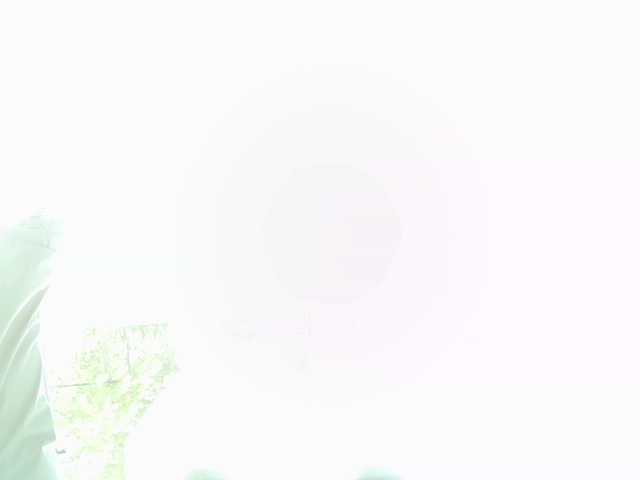
#> input picture frame/1747467197.jpg, 640 x 480 px, given in place of the camera
$ python 'color - test.py'
#> lines starting #> are read from the running program, lines starting #| are printed output that depends on the picture
import cv2
import numpy as np
##from dora import Node
import pyarrow as pa
import sys
import os

# 添加项目根目录到 Python 路径
sys.path.append(os.path.dirname(os.path.dirname(os.path.abspath(__file__))))

# 现在可以正常导入
from untils.untils import Calculate


def process_image(data, metadata):
    """处理图像数据，支持不同编码格式"""
    # 转换为 NumPy 数组
    np_array = data.to_numpy()

    # 根据编码处理数据
    encoding = metadata["encoding"]
    if encoding in ["bgr8", "rgb8"]:
        # 原始像素格式
        height = metadata["height"]
        width = metadata["width"]
        image = np_array.reshape((height, width, 3))
        if encoding == "rgb8":
            image = cv2.cvtColor(image, cv2.COLOR_RGB2BGR)
    elif encoding in ["jpeg", "png"]:
        # 压缩格式，需要解码
        byte_data = np_array.tobytes()
        image = cv2.imdecode(np.frombuffer(byte_data, np.uint8), cv2.IMREAD_COLOR)
    else:
        return None

    return image


class ColorDetector:
    def __init__(
        self,
        lower_hsv,
        upper_hsv,
        ratio_value=0.0322265625,
        min_area=300,
        max_area=10000,
    ):
        """
        颜色识别器构造函数
        :param lower_hsv: HSV 颜色空间下限阈值 (list/tuple)
        :param upper_hsv: HSV 颜色空间上限阈值 (list/tuple)
        :param min_area: 最小识别区域面积（过滤噪声）
        """
        self.lower = np.array(lower_hsv)
        self.upper = np.array(upper_hsv)
        self.min_area = min_area
        self.max_area = max_area
        self.kernel = cv2.getStructuringElement(cv2.MORPH_ELLIPSE, (5, 5))
        # 锁眼位置
        self.recet_pos = (210, 354, 100, 100)
        self.center = (278, 298)
        #  图片的高和宽
        self.h = 480
        self.w = 640
        self.ratio_value = ratio_value

    def set_threshold(self, lower_hsv, upper_hsv):
        """动态设置颜色阈值范围"""
        self.lower = np.array(lower_hsv)
        self.upper = np.array(upper_hsv)

    def ratio(self, h, w):
        """
        计算轮廓的长宽比
        :param height:
        :param width:
        :return: 长宽比列表
        """
        return (h / self.h) * w / self.w

    def process(self, frame):
        """处理图像帧以识别单个网球。

        该方法对输入图像进行预处理、颜色阈值分割和轮廓检测，以识别单个网球。
        当检测到多个符合条件的轮廓时，会选择面积最大的一个作为网球。

        Args:
            frame: 输入的图像帧，BGR 格式的 numpy 数组。

        Returns:
            tuple: 包含三个元素:
                - processed_frame: 处理后的图像，带有标记的网球位置。
                - centers: 网球中心点坐标列表，格式为 [(x, y)]。
                - mask: 二值化掩膜图像。

        Raises:
            None
        """
        # 预处理 - 高斯模糊减少噪声
        blurred_img = cv2.GaussianBlur(frame, (5, 5), 0)

        # 中值滤波进一步减少噪声
        median_blur = cv2.medianBlur(blurred_img, 5)

        # 转换为 HSV 颜色空间
        hsv = cv2.cvtColor(median_blur, cv2.COLOR_BGR2HSV)

        # 创建颜色掩膜
        mask = cv2.inRange(hsv, self.lower, self.upper)
        # 形态学操作（消除噪声）
        # 定义结构元素（核），例如 5x5 的矩形

        kernel = cv2.getStructuringElement(cv2.MORPH_RECT, (5, 5))
        # 开运算，先腐蚀再膨胀，用于去除小的噪点
        mask = cv2.morphologyEx(mask, cv2.MORPH_OPEN, kernel, iterations=1)
        ma=mask
        # 闭运算，先膨胀再腐蚀，用于填充孔洞
        mask = cv2.morphologyEx(mask, cv2.MORPH_CLOSE, kernel, iterations=3)
        mask = cv2.morphologyEx(mask, cv2.MORPH_OPEN, kernel, iterations=2)
        mask = cv2.GaussianBlur(mask, (5, 5), 0)

        # 查找轮廓
        contours, _ = cv2.findContours(mask, cv2.RETR_EXTERNAL, cv2.CHAIN_APPROX_SIMPLE)
        data = []
        processed_frame = frame.copy()
        # 轮询处理每个轮廓
        for cnt in contours:
            x, y, w, h = cv2.boundingRect(cnt)
            area = cv2.contourArea(cnt)
            # 计算轮廓的圆形度
            perimeter = cv2.arcLength(cnt, True)
            if perimeter == 0:
                continue
            circularity = 4 * np.pi * area / (perimeter * perimeter)

            # 只处理面积小于某个值且轮廓接近圆形的轮廓
            if (
                area > self.min_area and area < self.max_area and circularity > 0.8
            ):  # 圆形度阈值可以调整
                center_x = x + w // 2
                center_y = y + h // 2

                cv2.rectangle(processed_frame, (x, y), (x + w, y + h), (0, 255, 0), 2)
                cv2.circle(processed_frame, (center_x, center_y), 5, (0, 0, 255), -1)

                cv2.putText(
                    processed_frame,
                    f"Ball:({center_x}, {center_y})",
                    (center_x - 60, center_y - 20),
                    cv2.FONT_HERSHEY_SIMPLEX,
                    0.5,
                    (255, 255, 255),
                    2,
                )

                cv2.putText(
                    processed_frame,
                    f"Square :{int(area)}",
                    (center_x - 60, center_y + 20),
                    cv2.FONT_HERSHEY_SIMPLEX,
                    0.5,
                    (255, 255, 255),
                    2,
                )
                data.append(Calculate(center_x, center_y, self.ratio(h, w)))
        return processed_frame, ma, data


# [21 lines of commented-out code are left out]


def test():
    dector = ColorDetector([30, 70, 80], [50, 255, 255], min_area=300)

    # 打开默认摄像头（通常是设备上的第一个摄像头）
    cap = cv2.VideoCapture(0)
    # 图片形状 640*480
    if not cap.isOpened():
        print("无法打开摄像头")
        exit()

    while True:
        # 逐帧捕获
        ret, frame = cap.read()
#> frame is the input picture: shape (480, 640, 3); mean B, G, R 248.8, 249.2, 248.6
        image = cv2.flip(frame, 0)
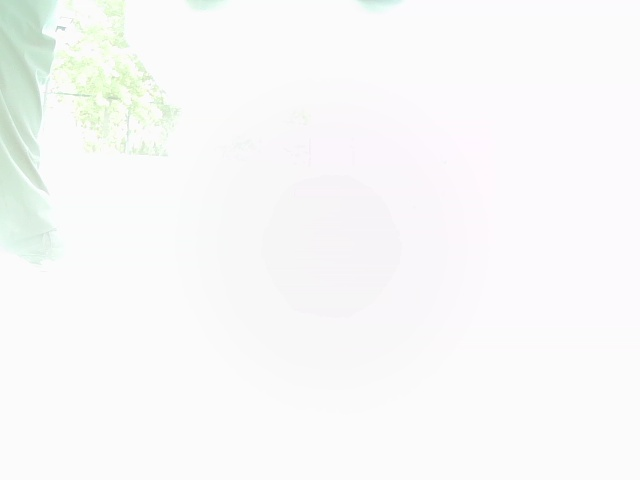
#> image: shape (480, 640, 3); mean B, G, R 248.8, 249.2, 248.6
        processed_frame, mask, data = dector.process(image)
#> in process, `hsv = cv2.cvtColor(median_blur, cv2.COLOR_BGR2HSV)`: hsv: shape (480, 640, 3); mean H, S, V 49, 2.7, 250.1
#> in process, `mask = cv2.inRange(hsv, self.lower, self.upper)`: mask: shape (480, 640); every value is 0
#> in process, `contours, _ = cv2.findContours(mask, cv2.RETR_EXTERNAL, cv2.CHAIN_APPR..`: contours = []
#> data = []
        # 如果正确读取帧，ret 为 True
        if not ret:
            print("无法读取摄像头画面")
            break

        # 显示当前帧
        cv2.imshow("Camera Feed", frame)
        cv2.imshow("processed_frame", processed_frame)
        cv2.imshow("mask", mask)

        # 按下键盘上的 'q' 键退出循环
        if cv2.waitKey(1) & 0xFF == ord("q"):
#> (key q is pressed here)
            break

    # 释放摄像头资源
    cap.release()
    # 关闭所有 OpenCV 窗口
    cv2.destroyAllWindows()


# 使用示例
if __name__ == "__main__":
##    main()
    test()
